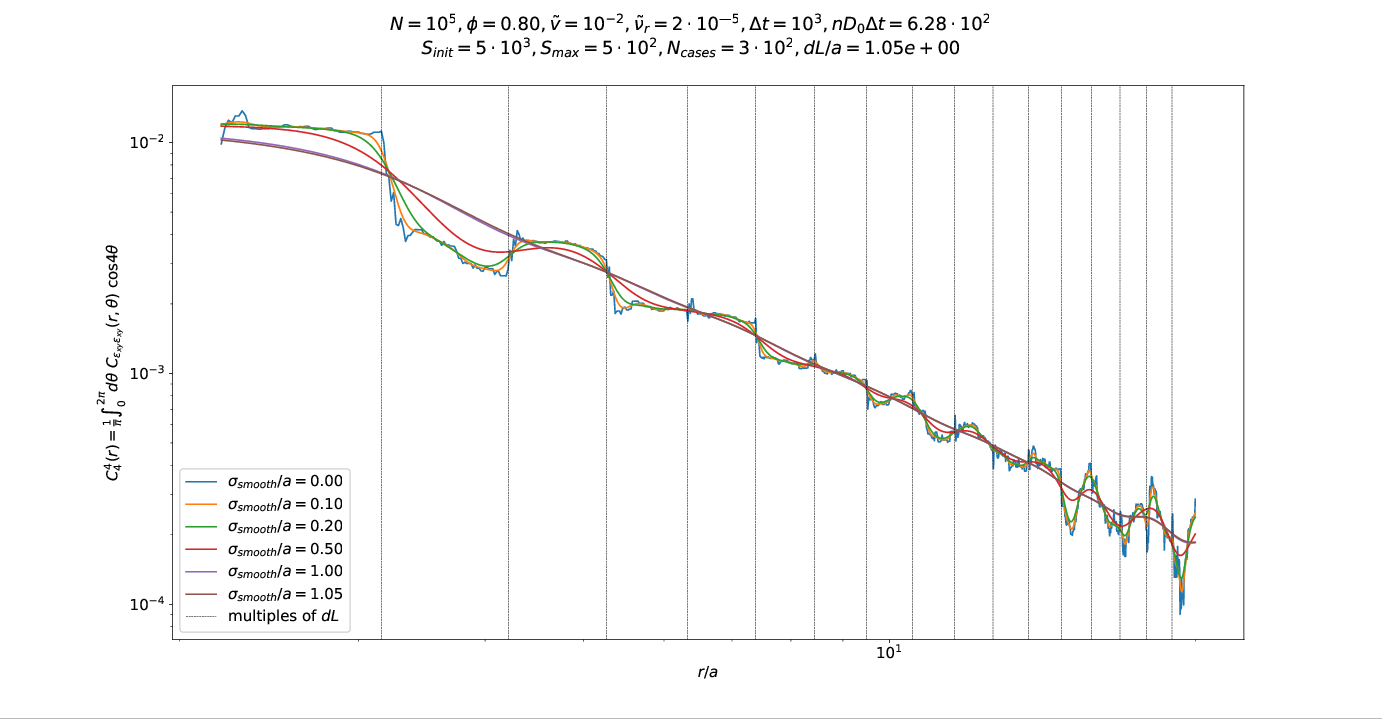

Write Python code to recreate this figure.
"""
This script shows the relevance of the Gaussian smoothing of the projection of
cos(4 \\theta) of strain correlations (C44) in a special case. (see
https://yketa.github.io/UBC_2018_Wiki/#Smoothing%20strain%20correlations)

File c44_to_smooth.pickle contains a list of radii divided by average particle
separation and the corresponding list of values of C44 at these radii.

Execution of this script requires the active_particles package (see
https://github.com/yketa/active_particles).
"""

import os

import pickle

from numpy import sqrt, arange

from active_particles.maths import gaussian_smooth_1D

import matplotlib as mpl
import matplotlib.pyplot as plt
from matplotlib.lines import Line2D

if __name__ == '__main__':

    # VARIABLES

    N = 1e5             # number of particles used
    Ncases = 300        # number of square boxes in one dimensions used for displacement grid computation
    dL = sqrt(N)/Ncases # length of each square box in units of average particle separation

    with open(
        os.path.join(os.path.dirname(os.path.realpath(__file__)),
            'c44_to_smooth.pickle'),
        'rb') as c44_file:
        x_c44, c44 = pickle.load(c44_file)  # ratio of radii and average particle separation and C44 at these radii

    # PLOT

    mpl.rcParams.update({'font.size': 15})

    fig, ax = plt.subplots()

    fig.suptitle(
        r'$N=10^5, \phi=0.80, \tilde{v}=10^{-2}, \tilde{\nu}_r=2\cdot10^{—5}$'
        + r'$, \Delta t=10^3, nD_0\Delta t=6.28\cdot10^2$' + '\n'
        + r'$S_{init}=5\cdot10^3, S_{max}=5\cdot10^2, N_{cases}=3\cdot10^2$'
        + r'$, dL/a=%.2e$' % dL)
    ax.set_xlabel(r'$r/a$')
    ax.set_ylabel(r'$C_4^4(r) = \frac{1}{\pi}\int_0^{2\pi}d\theta$'
		+ ' ' + r'$C_{\varepsilon_{xy}\varepsilon_{xy}}(r, \theta)$'
		+ ' ' + r'$\cos4\theta$')

    ax.set_xscale('log')
    ax.set_yscale('log')

    lines = []
    for sigma in (0, 0.1, 0.2, 0.5, 1, dL): # smoothing length scale
        lines += ax.plot(x_c44, gaussian_smooth_1D(x_c44, c44, sigma),
            label=r'$\sigma_{smooth}/a=%1.2f$' % sigma)

    dL_multiples = arange(max(x_c44), step=dL)
    for multiple in dL_multiples:   # multiples of dL
        if multiple >= min(x_c44):
            ax.axvline(multiple, color='black', linestyle='--', linewidth=0.5)
    lines.append(Line2D([0], [0], color='black', linestyle='--', linewidth=0.5,
        label='multiples of ' + r'$dL$'))

    legend = plt.legend(handles=lines)
    ax.add_artist(legend)

    plt.show()
